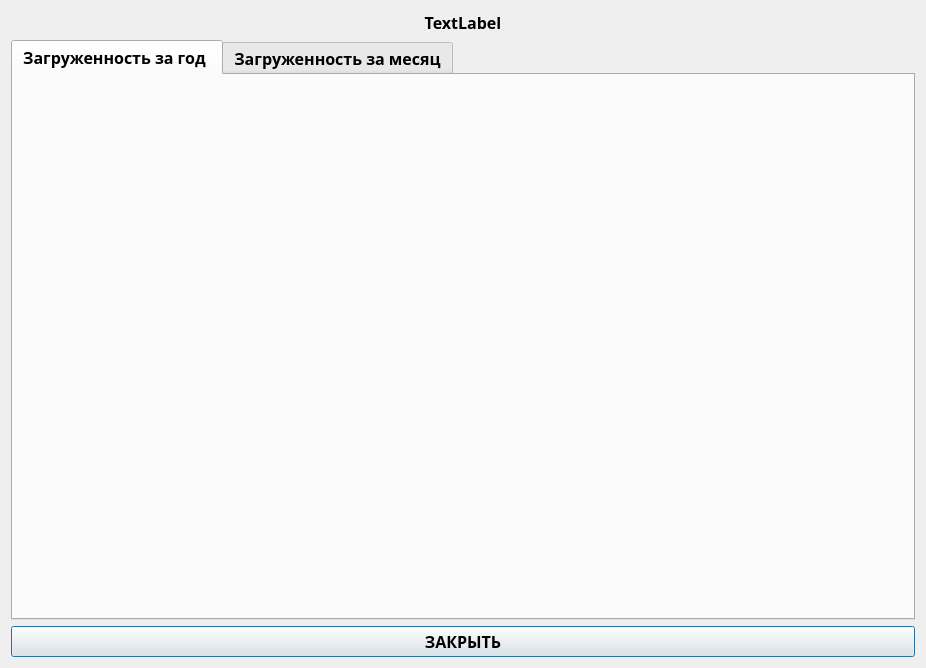
<?xml version="1.0" encoding="UTF-8"?>
<ui version="4.0">
 <class>statisticwindow</class>
 <widget class="QDialog" name="statisticwindow">
  <property name="geometry">
   <rect>
    <x>0</x>
    <y>0</y>
    <width>926</width>
    <height>668</height>
   </rect>
  </property>
  <property name="font">
   <font>
    <family>Arial Rounded MT</family>
    <pointsize>12</pointsize>
    <bold>true</bold>
   </font>
  </property>
  <property name="windowTitle">
   <string>Dialog</string>
  </property>
  <layout class="QVBoxLayout" name="verticalLayout_4">
   <item>
    <widget class="QLabel" name="airportNameLabel">
     <property name="font">
      <font>
       <family>Arial Rounded MT</family>
       <pointsize>12</pointsize>
       <bold>true</bold>
      </font>
     </property>
     <property name="text">
      <string>TextLabel</string>
     </property>
     <property name="alignment">
      <set>Qt::AlignmentFlag::AlignCenter</set>
     </property>
    </widget>
   </item>
   <item>
    <widget class="QTabWidget" name="tabWidget">
     <property name="font">
      <font>
       <family>Arial Rounded MT</family>
       <pointsize>12</pointsize>
       <bold>true</bold>
      </font>
     </property>
     <property name="currentIndex">
      <number>0</number>
     </property>
     <widget class="QWidget" name="annualLoad">
      <property name="font">
       <font>
        <family>Arial Rounded MT</family>
        <pointsize>12</pointsize>
        <bold>true</bold>
       </font>
      </property>
      <attribute name="title">
       <string>Загруженность за год </string>
      </attribute>
      <layout class="QVBoxLayout" name="verticalLayout">
       <item>
        <layout class="QVBoxLayout" name="annualLoadLayout"/>
       </item>
      </layout>
     </widget>
     <widget class="QWidget" name="monthlyLoad">
      <attribute name="title">
       <string>Загруженность за месяц</string>
      </attribute>
      <layout class="QVBoxLayout" name="verticalLayout_5">
       <item>
        <widget class="QComboBox" name="months"/>
       </item>
       <item>
        <layout class="QVBoxLayout" name="monthlyLoadLayout"/>
       </item>
      </layout>
     </widget>
    </widget>
   </item>
   <item>
    <widget class="QPushButton" name="closeWindow">
     <property name="font">
      <font>
       <family>Arial Rounded MT</family>
       <pointsize>12</pointsize>
       <bold>true</bold>
      </font>
     </property>
     <property name="text">
      <string>ЗАКРЫТЬ</string>
     </property>
    </widget>
   </item>
  </layout>
 </widget>
 <resources/>
 <connections/>
</ui>
